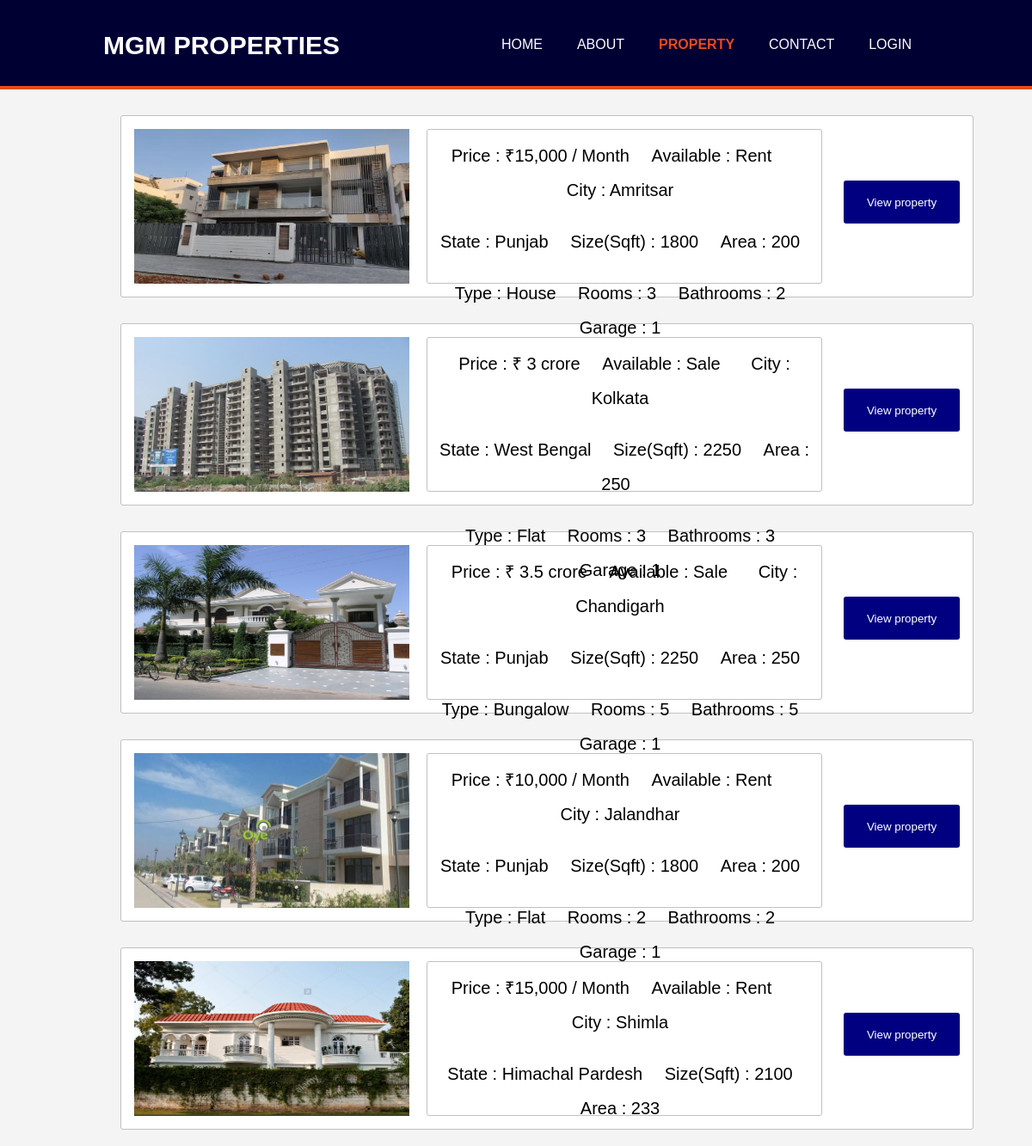
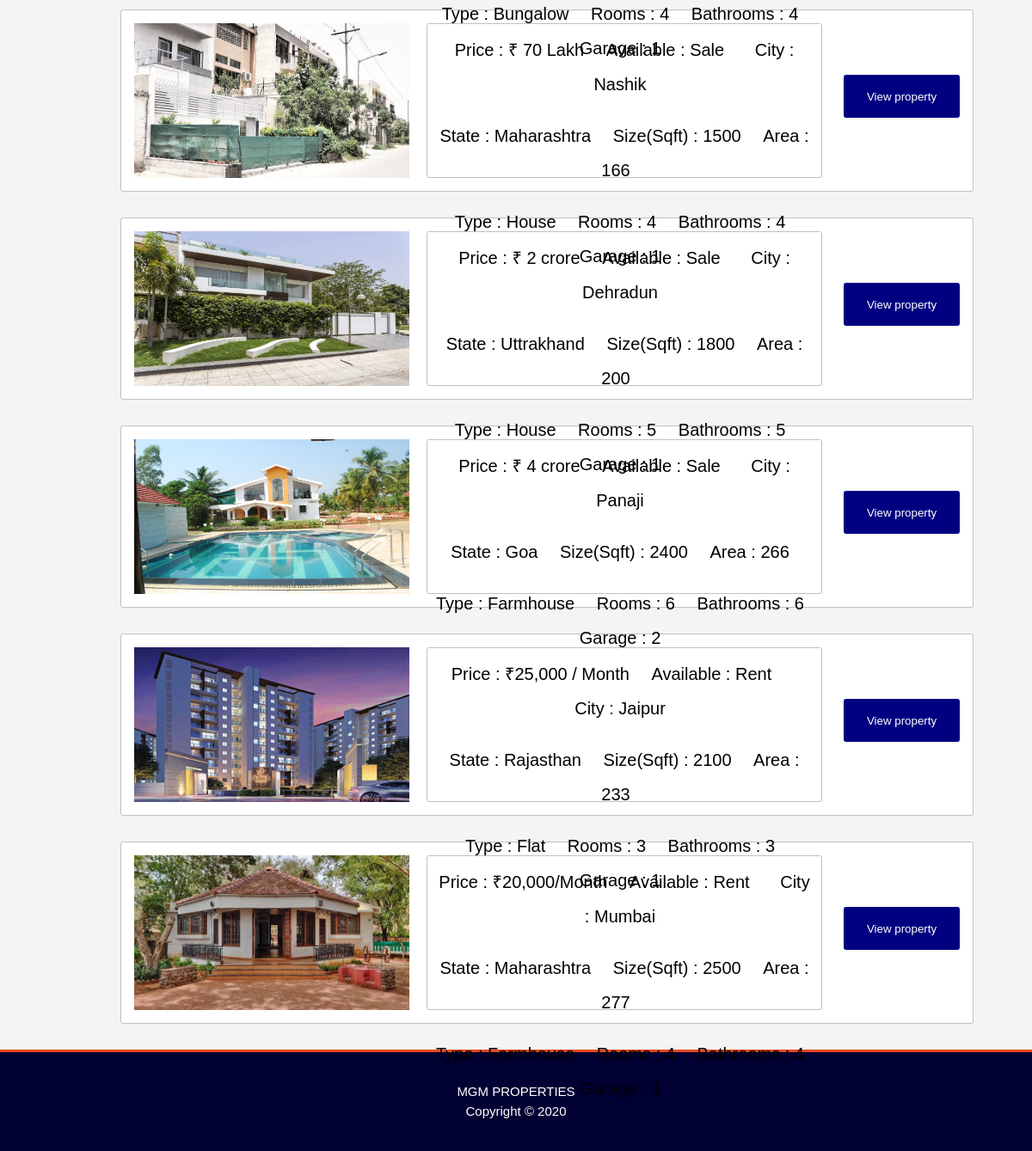
The page /project/show_property.php on the database its author committed (2 pictures, top to bottom).
### tables this page shows
CREATE TABLE `property` (
  `id` int(10) NOT NULL,
  `description` varchar(20) NOT NULL,
  `name` varchar(20) NOT NULL,
  `available` varchar(10) NOT NULL,
  `state` varchar(20) NOT NULL,
  `size` varchar(20) NOT NULL,
  `rooms` int(10) NOT NULL,
  `address` varchar(250) NOT NULL,
  `images` varchar(300) NOT NULL,
  `type` varchar(20) NOT NULL,
  `value` varchar(20) NOT NULL,
  `city` varchar(20) NOT NULL,
  `area` varchar(20) NOT NULL,
  `bathroom` int(10) NOT NULL,
  `garage` int(10) NOT NULL,
  `details` varchar(250) NOT NULL,
  `contact` varchar(10) NOT NULL
);

### project/show_property.php (the view, shortened to what this page needs)
<html>
<head>
<link rel="stylesheet" type="text/css" href="css/style.css">
</head>
<body>
	    <header>
          <div class="container">
            <div id="branding">
              <h1>MGM PROPERTIES</h1>
            </div>
            <nav>
              <ul>
                <li><a href="index.php">Home</a></li>
                <li><a href="about.php">About</a></li>
                <li class="current"><a href="show_property.php">Property</a></li>
                <li><a href="contact.php">Contact</a></li>
                <li><a href="login.php">Login</a></li>
              </ul>
            </nav>
          </div>
        </header>
<?php
include 'connect.php';
$result = mysqli_query($con,"select * from property");
while($row = mysqli_fetch_assoc($result))
{
	?>
	<div class="box">
    <form method="POST">
		<div class="show">
			<div class="imgbox"><img src='<?php echo $row["images"]; ?>'  /></div>
		<div class="detail1">
	    <div class="display"><ul><li>Price : <?php echo $row['value'];?></li>
	    <li>Available : <?php echo $row['available'];?></li>
	    <li></li>City : <?php echo $row['city'];?></ul></div>
	    <div class="display"><ul><li>State : <?php echo $row['state'];?></li>
	    <li>Size(Sqft) : <?php echo $row['size'];?></li>
	    <li>Area : <?php echo $row['area'];?></li></ul></div>
	    <div class="display"><ul><li>Type : <?php echo $row['description'];?></li>
      <li>Rooms : <?php echo $row['rooms'];?></li>
	    <li>Bathrooms : <?php echo $row['bathroom'];?></li>
	    <li>Garage : <?php echo $row['garage'];?></li></ul></div>
	    </div>
      <button type="submit" name="a1" class="botton">View property</button>
	    </div></form>
  <?php
    }
   ?>
 </div>
    <footer>
        <p>MGM PROPERTIES<br>Copyright &copy; 2020</p>
    </footer>
</body>
</html>

### project/css/style.css (style rules this page uses)
body { font-family: sans-serif; font-size: 15px; line-height: 1.5; padding: 0; margin: 0; }
.container { width: 80%; margin: auto; overflow: hidden; }
ul { margin: 0; padding: 0; }
header { background: #000033; color: #ffffff; padding-top: 30px; min-height: 70px; border-bottom: #e8491d 4px solid; }
header a { color: #ffffff; text-decoration: none; text-transform: uppercase; font-size: 16px; }
header li { float: left; display: inline; padding: 0 20px 0 20px; }
header #branding { float: left; }
header #branding h1 { margin: 0; }
header nav { float: right; margin-top: 10px; }
header .current a { color:#e8491d; font-weight:bold; }
.show { margin: 30px; margin-left: 140px; padding: 15px; background-color: #fff; border-radius: 3px; border: 1px solid silver; width: 80%; height: 180px; display: flex; }
.show .imgbox img { width: 320px; height: 180px; }
.detail1 { font-size: 20px; text-align: center; width: 700px; border: 1px solid silver; border-radius: 3px; margin-left: 20px; line-height: 40px; }
.detail1 li { display: inline; padding: 0 10px 0 10px; }
.detail1 .display { padding: 10px; padding-left: 0; }
.botton { width: 200px; height: 50px; margin-left: 25px; margin-top: 60px; background-color: navy; color: #fff; border: navy; border-radius: 3px; }
footer { padding: 20px; margin-top: 20px; min-height: 40px; color: #ffffff; text-align: center; background-color: #000033; border-top: #e8491d 3px solid; }

### project/show_property.php (style rules this page uses)
body { background-color: #f4f4f4; }

### rows shown on the page
property: images (picture), value "₹15,000 / Month", available "Rent", city "Amritsar", state "Punjab", size "1800", area "200", description "House", rooms "3", bathroom "2", garage "1"
property: images (picture), value "₹ 3 crore", available "Sale", city "Kolkata", state "West Bengal", size "2250", area "250", description "Flat", rooms "3", bathroom "3", garage "1"
property: images (picture), value "₹ 3.5 crore", available "Sale", city "Chandigarh", state "Punjab", size "2250", area "250", description "Bungalow", rooms "5", bathroom "5", garage "1"
property: images (picture), value "₹10,000 / Month", available "Rent", city "Jalandhar", state "Punjab", size "1800", area "200", description "Flat", rooms "2", bathroom "2", garage "1"
property: images (picture), value "₹15,000 / Month", available "Rent", city "Shimla", state "Himachal Pardesh", size "2100", area "233", description "Bungalow", rooms "4", bathroom "4", garage "1"
property: images (picture), value "₹ 70 Lakh", available "Sale", city "Nashik", state "Maharashtra", size "1500", area "166", description "House", rooms "4", bathroom "4", garage "1"
property: images (picture), value "₹ 2 crore", available "Sale", city "Dehradun", state "Uttrakhand", size "1800", area "200", description "House", rooms "5", bathroom "5", garage "1"
property: images (picture), value "₹ 4 crore", available "Sale", city "Panaji", state "Goa", size "2400", area "266", description "Farmhouse", rooms "6", bathroom "6", garage "2"
property: images (picture), value "₹25,000 / Month", available "Rent", city "Jaipur", state "Rajasthan", size "2100", area "233", description "Flat", rooms "3", bathroom "3", garage "1"
property: images (picture), value "₹20,000/Month", available "Rent", city "Mumbai", state "Maharashtra", size "2500", area "277", description "Farmhouse", rooms "4", bathroom "4"
